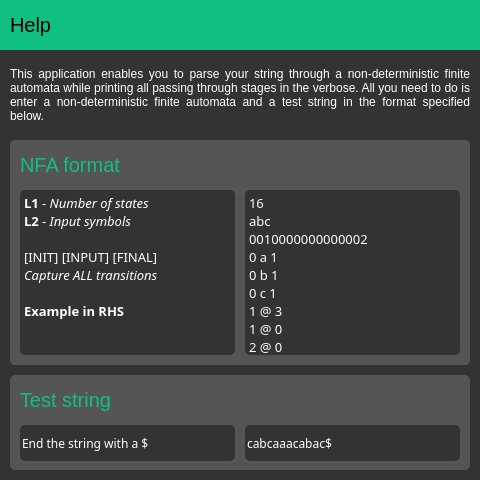
<?xml version="1.0" encoding="UTF-8"?>
<ui version="4.0">
 <class>MainWindow</class>
 <widget class="QMainWindow" name="MainWindow">
  <property name="geometry">
   <rect>
    <x>0</x>
    <y>0</y>
    <width>480</width>
    <height>480</height>
   </rect>
  </property>
  <property name="sizePolicy">
   <sizepolicy hsizetype="Fixed" vsizetype="Fixed">
    <horstretch>0</horstretch>
    <verstretch>0</verstretch>
   </sizepolicy>
  </property>
  <property name="minimumSize">
   <size>
    <width>480</width>
    <height>480</height>
   </size>
  </property>
  <property name="maximumSize">
   <size>
    <width>480</width>
    <height>480</height>
   </size>
  </property>
  <property name="windowTitle">
   <string>MainWindow</string>
  </property>
  <property name="styleSheet">
   <string notr="true">background-color: #333333;</string>
  </property>
  <widget class="QWidget" name="centralwidget">
   <widget class="QWidget" name="titlebar" native="true">
    <property name="geometry">
     <rect>
      <x>0</x>
      <y>0</y>
      <width>480</width>
      <height>50</height>
     </rect>
    </property>
    <property name="styleSheet">
     <string notr="true">background-color: rgb(16,192,128);</string>
    </property>
    <widget class="QLabel" name="ttletext">
     <property name="geometry">
      <rect>
       <x>10</x>
       <y>10</y>
       <width>460</width>
       <height>30</height>
      </rect>
     </property>
     <property name="font">
      <font>
       <pointsize>15</pointsize>
      </font>
     </property>
     <property name="styleSheet">
      <string notr="true">color: #000000;</string>
     </property>
     <property name="text">
      <string>Help</string>
     </property>
    </widget>
   </widget>
   <widget class="QLabel" name="desctext">
    <property name="geometry">
     <rect>
      <x>10</x>
      <y>60</y>
      <width>460</width>
      <height>70</height>
     </rect>
    </property>
    <property name="styleSheet">
     <string notr="true">color: #ffffff;</string>
    </property>
    <property name="text">
     <string>This application enables you to parse your string through a non-deterministic finite automata while printing all passing through stages in the verbose. All you need to do is enter a non-deterministic finite automata and a test string in the format specified below.</string>
    </property>
    <property name="alignment">
     <set>Qt::AlignJustify|Qt::AlignVCenter</set>
    </property>
    <property name="wordWrap">
     <bool>true</bool>
    </property>
   </widget>
   <widget class="QWidget" name="titlebar_2" native="true">
    <property name="geometry">
     <rect>
      <x>10</x>
      <y>140</y>
      <width>460</width>
      <height>225</height>
     </rect>
    </property>
    <property name="styleSheet">
     <string notr="true">background-color: #555555;
border: 0px;
border-radius: 5px;
color: #ffffff;</string>
    </property>
    <widget class="QTextEdit" name="textedit_4">
     <property name="geometry">
      <rect>
       <x>10</x>
       <y>50</y>
       <width>215</width>
       <height>165</height>
      </rect>
     </property>
     <property name="font">
      <font>
       <family>Roboto Mono</family>
      </font>
     </property>
     <property name="styleSheet">
      <string notr="true">background-color: #333333;
border: 0px;
border-radius: 5px;
color: #ffffff;</string>
     </property>
     <property name="verticalScrollBarPolicy">
      <enum>Qt::ScrollBarAlwaysOff</enum>
     </property>
     <property name="horizontalScrollBarPolicy">
      <enum>Qt::ScrollBarAlwaysOff</enum>
     </property>
     <property name="documentTitle">
      <string/>
     </property>
     <property name="html">
      <string>&lt;!DOCTYPE HTML PUBLIC &quot;-//W3C//DTD HTML 4.0//EN&quot; &quot;http://www.w3.org/TR/REC-html40/strict.dtd&quot;&gt;
&lt;html&gt;&lt;head&gt;&lt;meta name=&quot;qrichtext&quot; content=&quot;1&quot; /&gt;&lt;style type=&quot;text/css&quot;&gt;
p, li { white-space: pre-wrap; }
&lt;/style&gt;&lt;/head&gt;&lt;body style=&quot; font-family:'Roboto Mono'; font-size:10pt; font-weight:400; font-style:normal;&quot;&gt;
&lt;p style=&quot; margin-top:0px; margin-bottom:0px; margin-left:0px; margin-right:0px; -qt-block-indent:0; text-indent:0px;&quot;&gt;&lt;span style=&quot; font-family:'Roboto Mono'; font-weight:600;&quot;&gt;L1&lt;/span&gt;&lt;span style=&quot; font-family:'Roboto Mono';&quot;&gt; - &lt;/span&gt;&lt;span style=&quot; font-family:'Roboto Mono'; font-style:italic;&quot;&gt;Number of states&lt;/span&gt;&lt;/p&gt;
&lt;p style=&quot; margin-top:0px; margin-bottom:0px; margin-left:0px; margin-right:0px; -qt-block-indent:0; text-indent:0px;&quot;&gt;&lt;span style=&quot; font-family:'Roboto Mono'; font-weight:600;&quot;&gt;L2&lt;/span&gt;&lt;span style=&quot; font-family:'Roboto Mono';&quot;&gt; - &lt;/span&gt;&lt;span style=&quot; font-family:'Roboto Mono'; font-style:italic;&quot;&gt;Input symbols&lt;/span&gt;&lt;/p&gt;
&lt;p style=&quot;-qt-paragraph-type:empty; margin-top:0px; margin-bottom:0px; margin-left:0px; margin-right:0px; -qt-block-indent:0; text-indent:0px; font-family:'Roboto Mono';&quot;&gt;&lt;br /&gt;&lt;/p&gt;
&lt;p style=&quot; margin-top:0px; margin-bottom:0px; margin-left:0px; margin-right:0px; -qt-block-indent:0; text-indent:0px;&quot;&gt;&lt;span style=&quot; font-family:'Roboto Mono';&quot;&gt;[INIT] [INPUT] [FINAL]&lt;/span&gt;&lt;/p&gt;
&lt;p style=&quot; margin-top:0px; margin-bottom:0px; margin-left:0px; margin-right:0px; -qt-block-indent:0; text-indent:0px;&quot;&gt;&lt;span style=&quot; font-family:'Roboto Mono'; font-style:italic;&quot;&gt;Capture ALL transitions&lt;/span&gt;&lt;/p&gt;
&lt;p style=&quot;-qt-paragraph-type:empty; margin-top:0px; margin-bottom:0px; margin-left:0px; margin-right:0px; -qt-block-indent:0; text-indent:0px; font-family:'Roboto Mono';&quot;&gt;&lt;br /&gt;&lt;/p&gt;
&lt;p style=&quot; margin-top:0px; margin-bottom:0px; margin-left:0px; margin-right:0px; -qt-block-indent:0; text-indent:0px;&quot;&gt;&lt;span style=&quot; font-family:'Roboto Mono'; font-weight:600;&quot;&gt;Example in RHS&lt;/span&gt;&lt;/p&gt;&lt;/body&gt;&lt;/html&gt;</string>
     </property>
     <property name="textInteractionFlags">
      <set>Qt::NoTextInteraction</set>
     </property>
     <property name="placeholderText">
      <string/>
     </property>
    </widget>
    <widget class="QLabel" name="ttletext_3">
     <property name="geometry">
      <rect>
       <x>10</x>
       <y>10</y>
       <width>440</width>
       <height>30</height>
      </rect>
     </property>
     <property name="font">
      <font>
       <pointsize>15</pointsize>
      </font>
     </property>
     <property name="styleSheet">
      <string notr="true">color: rgb(16,192,128);</string>
     </property>
     <property name="text">
      <string>NFA format</string>
     </property>
    </widget>
    <widget class="QTextEdit" name="textedit_5">
     <property name="geometry">
      <rect>
       <x>235</x>
       <y>50</y>
       <width>215</width>
       <height>165</height>
      </rect>
     </property>
     <property name="font">
      <font>
       <family>Roboto Mono</family>
      </font>
     </property>
     <property name="styleSheet">
      <string notr="true">background-color: #333333;
border: 0px;
border-radius: 5px;
color: #ffffff;</string>
     </property>
     <property name="verticalScrollBarPolicy">
      <enum>Qt::ScrollBarAlwaysOff</enum>
     </property>
     <property name="horizontalScrollBarPolicy">
      <enum>Qt::ScrollBarAlwaysOff</enum>
     </property>
     <property name="documentTitle">
      <string/>
     </property>
     <property name="html">
      <string>&lt;!DOCTYPE HTML PUBLIC &quot;-//W3C//DTD HTML 4.0//EN&quot; &quot;http://www.w3.org/TR/REC-html40/strict.dtd&quot;&gt;
&lt;html&gt;&lt;head&gt;&lt;meta name=&quot;qrichtext&quot; content=&quot;1&quot; /&gt;&lt;style type=&quot;text/css&quot;&gt;
p, li { white-space: pre-wrap; }
&lt;/style&gt;&lt;/head&gt;&lt;body style=&quot; font-family:'Roboto Mono'; font-size:10pt; font-weight:400; font-style:normal;&quot;&gt;
&lt;p style=&quot; margin-top:0px; margin-bottom:0px; margin-left:0px; margin-right:0px; -qt-block-indent:0; text-indent:0px;&quot;&gt;&lt;span style=&quot; font-family:'Roboto Mono';&quot;&gt;16&lt;/span&gt;&lt;/p&gt;
&lt;p style=&quot; margin-top:0px; margin-bottom:0px; margin-left:0px; margin-right:0px; -qt-block-indent:0; text-indent:0px;&quot;&gt;&lt;span style=&quot; font-family:'Roboto Mono';&quot;&gt;abc&lt;/span&gt;&lt;/p&gt;
&lt;p style=&quot; margin-top:0px; margin-bottom:0px; margin-left:0px; margin-right:0px; -qt-block-indent:0; text-indent:0px;&quot;&gt;&lt;span style=&quot; font-family:'Roboto Mono';&quot;&gt;0010000000000002&lt;/span&gt;&lt;/p&gt;
&lt;p style=&quot; margin-top:0px; margin-bottom:0px; margin-left:0px; margin-right:0px; -qt-block-indent:0; text-indent:0px;&quot;&gt;&lt;span style=&quot; font-family:'Roboto Mono';&quot;&gt;0 a 1&lt;/span&gt;&lt;/p&gt;
&lt;p style=&quot; margin-top:0px; margin-bottom:0px; margin-left:0px; margin-right:0px; -qt-block-indent:0; text-indent:0px;&quot;&gt;&lt;span style=&quot; font-family:'Roboto Mono';&quot;&gt;0 b 1&lt;/span&gt;&lt;/p&gt;
&lt;p style=&quot; margin-top:0px; margin-bottom:0px; margin-left:0px; margin-right:0px; -qt-block-indent:0; text-indent:0px;&quot;&gt;&lt;span style=&quot; font-family:'Roboto Mono';&quot;&gt;0 c 1&lt;/span&gt;&lt;/p&gt;
&lt;p style=&quot; margin-top:0px; margin-bottom:0px; margin-left:0px; margin-right:0px; -qt-block-indent:0; text-indent:0px;&quot;&gt;&lt;span style=&quot; font-family:'Roboto Mono';&quot;&gt;1 @ 3&lt;/span&gt;&lt;/p&gt;
&lt;p style=&quot; margin-top:0px; margin-bottom:0px; margin-left:0px; margin-right:0px; -qt-block-indent:0; text-indent:0px;&quot;&gt;&lt;span style=&quot; font-family:'Roboto Mono';&quot;&gt;1 @ 0&lt;/span&gt;&lt;/p&gt;
&lt;p style=&quot; margin-top:0px; margin-bottom:0px; margin-left:0px; margin-right:0px; -qt-block-indent:0; text-indent:0px;&quot;&gt;&lt;span style=&quot; font-family:'Roboto Mono';&quot;&gt;2 @ 0&lt;/span&gt;&lt;/p&gt;
&lt;p style=&quot; margin-top:0px; margin-bottom:0px; margin-left:0px; margin-right:0px; -qt-block-indent:0; text-indent:0px;&quot;&gt;&lt;span style=&quot; font-family:'Roboto Mono';&quot;&gt;2 @ 3&lt;/span&gt;&lt;/p&gt;
&lt;p style=&quot; margin-top:0px; margin-bottom:0px; margin-left:0px; margin-right:0px; -qt-block-indent:0; text-indent:0px;&quot;&gt;&lt;span style=&quot; font-family:'Roboto Mono';&quot;&gt;3 @ 14&lt;/span&gt;&lt;/p&gt;
&lt;p style=&quot; margin-top:0px; margin-bottom:0px; margin-left:0px; margin-right:0px; -qt-block-indent:0; text-indent:0px;&quot;&gt;&lt;span style=&quot; font-family:'Roboto Mono';&quot;&gt;4 a 5&lt;/span&gt;&lt;/p&gt;
&lt;p style=&quot; margin-top:0px; margin-bottom:0px; margin-left:0px; margin-right:0px; -qt-block-indent:0; text-indent:0px;&quot;&gt;&lt;span style=&quot; font-family:'Roboto Mono';&quot;&gt;5 @ 6&lt;/span&gt;&lt;/p&gt;
&lt;p style=&quot; margin-top:0px; margin-bottom:0px; margin-left:0px; margin-right:0px; -qt-block-indent:0; text-indent:0px;&quot;&gt;&lt;span style=&quot; font-family:'Roboto Mono';&quot;&gt;6 b 7&lt;/span&gt;&lt;/p&gt;
&lt;p style=&quot; margin-top:0px; margin-bottom:0px; margin-left:0px; margin-right:0px; -qt-block-indent:0; text-indent:0px;&quot;&gt;&lt;span style=&quot; font-family:'Roboto Mono';&quot;&gt;7 @ 15&lt;/span&gt;&lt;/p&gt;
&lt;p style=&quot; margin-top:0px; margin-bottom:0px; margin-left:0px; margin-right:0px; -qt-block-indent:0; text-indent:0px;&quot;&gt;&lt;span style=&quot; font-family:'Roboto Mono';&quot;&gt;8 a 9&lt;/span&gt;&lt;/p&gt;
&lt;p style=&quot; margin-top:0px; margin-bottom:0px; margin-left:0px; margin-right:0px; -qt-block-indent:0; text-indent:0px;&quot;&gt;&lt;span style=&quot; font-family:'Roboto Mono';&quot;&gt;9 @ 10&lt;/span&gt;&lt;/p&gt;
&lt;p style=&quot; margin-top:0px; margin-bottom:0px; margin-left:0px; margin-right:0px; -qt-block-indent:0; text-indent:0px;&quot;&gt;&lt;span style=&quot; font-family:'Roboto Mono';&quot;&gt;10 a 11&lt;/span&gt;&lt;/p&gt;
&lt;p style=&quot; margin-top:0px; margin-bottom:0px; margin-left:0px; margin-right:0px; -qt-block-indent:0; text-indent:0px;&quot;&gt;&lt;span style=&quot; font-family:'Roboto Mono';&quot;&gt;11 @ 12&lt;/span&gt;&lt;/p&gt;
&lt;p style=&quot; margin-top:0px; margin-bottom:0px; margin-left:0px; margin-right:0px; -qt-block-indent:0; text-indent:0px;&quot;&gt;&lt;span style=&quot; font-family:'Roboto Mono';&quot;&gt;12 c 13&lt;/span&gt;&lt;/p&gt;
&lt;p style=&quot; margin-top:0px; margin-bottom:0px; margin-left:0px; margin-right:0px; -qt-block-indent:0; text-indent:0px;&quot;&gt;&lt;span style=&quot; font-family:'Roboto Mono';&quot;&gt;13 @ 15&lt;/span&gt;&lt;/p&gt;
&lt;p style=&quot; margin-top:0px; margin-bottom:0px; margin-left:0px; margin-right:0px; -qt-block-indent:0; text-indent:0px;&quot;&gt;&lt;span style=&quot; font-family:'Roboto Mono';&quot;&gt;14 @ 4&lt;/span&gt;&lt;/p&gt;
&lt;p style=&quot; margin-top:0px; margin-bottom:0px; margin-left:0px; margin-right:0px; -qt-block-indent:0; text-indent:0px;&quot;&gt;&lt;span style=&quot; font-family:'Roboto Mono';&quot;&gt;14 @ 8&lt;/span&gt;&lt;/p&gt;&lt;/body&gt;&lt;/html&gt;</string>
     </property>
     <property name="textInteractionFlags">
      <set>Qt::TextSelectableByKeyboard|Qt::TextSelectableByMouse</set>
     </property>
     <property name="placeholderText">
      <string/>
     </property>
    </widget>
   </widget>
   <widget class="QWidget" name="titlebar_3" native="true">
    <property name="geometry">
     <rect>
      <x>10</x>
      <y>375</y>
      <width>460</width>
      <height>95</height>
     </rect>
    </property>
    <property name="styleSheet">
     <string notr="true">background-color: #555555;
border: 0px;
border-radius: 5px;
color: #ffffff;</string>
    </property>
    <widget class="QLabel" name="ttletext_4">
     <property name="geometry">
      <rect>
       <x>10</x>
       <y>10</y>
       <width>440</width>
       <height>30</height>
      </rect>
     </property>
     <property name="font">
      <font>
       <pointsize>15</pointsize>
      </font>
     </property>
     <property name="styleSheet">
      <string notr="true">color: rgb(16,192,128);</string>
     </property>
     <property name="text">
      <string>Test string</string>
     </property>
    </widget>
    <widget class="QLineEdit" name="lineEdit">
     <property name="geometry">
      <rect>
       <x>10</x>
       <y>50</y>
       <width>215</width>
       <height>36</height>
      </rect>
     </property>
     <property name="font">
      <font>
       <family>Roboto Mono</family>
      </font>
     </property>
     <property name="styleSheet">
      <string notr="true">background-color: #333333;
border: 0px;
border-radius: 5px;
color: #ffffff;</string>
     </property>
     <property name="text">
      <string>End the string with a $</string>
     </property>
    </widget>
    <widget class="QLineEdit" name="lineEdit_2">
     <property name="geometry">
      <rect>
       <x>235</x>
       <y>50</y>
       <width>215</width>
       <height>36</height>
      </rect>
     </property>
     <property name="font">
      <font>
       <family>Roboto Mono</family>
      </font>
     </property>
     <property name="styleSheet">
      <string notr="true">background-color: #333333;
border: 0px;
border-radius: 5px;
color: #ffffff;</string>
     </property>
     <property name="text">
      <string>cabcaaacabac$</string>
     </property>
    </widget>
   </widget>
  </widget>
 </widget>
 <resources/>
 <connections/>
</ui>
